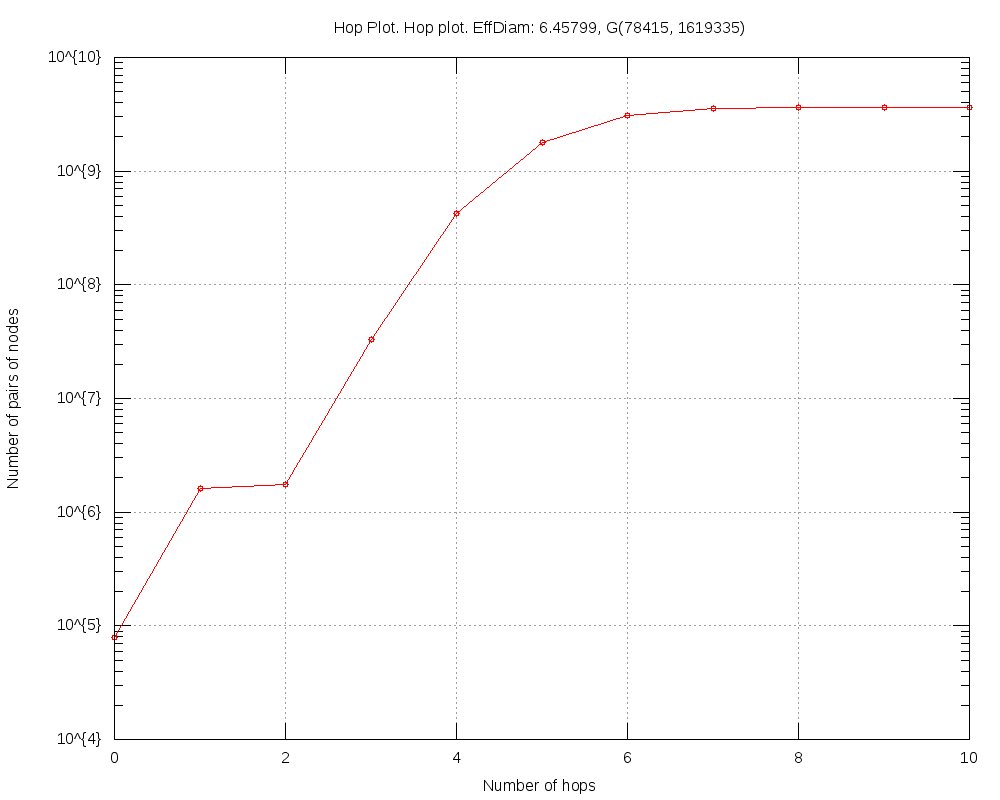

Here is the gnuplot script that generated this plot:
#
# Hop Plot. Hop plot. EffDiam: 6.45799, G(78415, 1619335) (Sun May  4 14:17:57 2014)
#

set title "Hop Plot. Hop plot. EffDiam: 6.45799, G(78415, 1619335)"
set key bottom right
set logscale y 10
set format y "10^{%L}"
set mytics 10
set grid
set xlabel "Number of hops"
set ylabel "Number of pairs of nodes"
set tics scale 2
set terminal png size 1000,800
set output 'hop.FRDG_TCL_3.png'
plot 	"hop.FRDG_TCL_3.tab" using 1:2 title "" with linespoints pt 6
